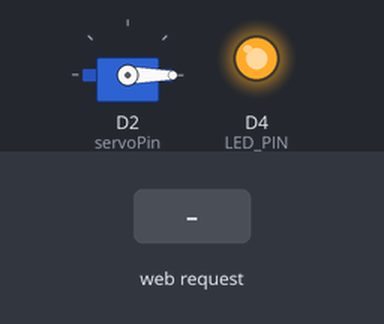
The sketch below on a simulated ESP8266 (NodeMCU). Parts: servo, output pins drawn as LEDs (lit = HIGH). The test bench sets the inputs (shaded band). WiFi joins after 1.5 s; servers stay silent unless stated; what the sketch prints to the serial monitor is not drawn.

Above: at 2.7 s.
2.8 s: HTTP request GET /open received
At 3.6 s:
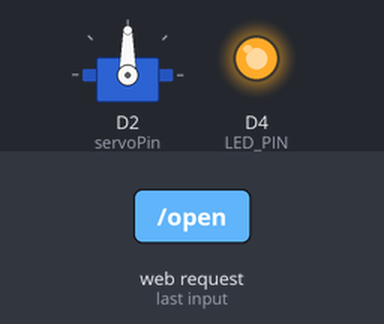
4.3 s: HTTP request GET /close received
At 4.8 s:
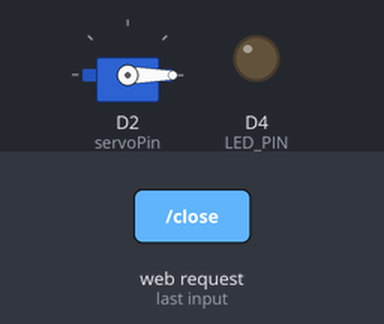
Timing chart, 0 to 7.3 s (numbered marks = the images above; inputs shaded):
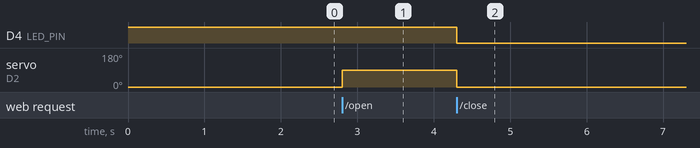

The sketch:

FaceRecognitionNodeMcuCode6thSem.ino
```cpp
#include <ESP8266WiFi.h>
#include <ESP8266WebServer.h>
#include <Servo.h>

// WiFi credentials
const char* ssid = "✨ɪт'ѕ мє иιℓ✨";
const char* password = "53459313";

// Create web server
ESP8266WebServer server(80);

// Servo setup
Servo doorLock;
const int servoPin = D2;  // NodeMCU D2 pin for servo control
const int LED_PIN = D4;   // Built-in LED for status indication

void setup() {
  Serial.begin(115200);

  // Initialize servo
  doorLock.attach(servoPin);
  doorLock.write(0);  // Initial position (locked)

  // Setup LED
  pinMode(LED_PIN, OUTPUT);
  digitalWrite(LED_PIN, HIGH);  // LED off initially

  // Connect to WiFi
  WiFi.begin(ssid, password);
  while (WiFi.status() != WL_CONNECTED) {
    delay(500);
    Serial.print(".");
  }

  Serial.println("");
  Serial.println("WiFi connected");
  Serial.println("IP address: ");
  Serial.println(WiFi.localIP());

  // Define API endpoints
  server.on("/open", HTTP_GET, handleDoorOpen);
  server.on("/close", HTTP_GET, handleDoorClose);
  server.on("/status", HTTP_GET, handleStatus);

  server.begin();
}

void loop() {
  server.handleClient();
}

// Handle door open request
void handleDoorOpen() {
  doorLock.write(90);  // Rotate servo to open position
  digitalWrite(LED_PIN, HIGH);  // LED on
  server.send(200, "application/json", "{\"status\":\"open\"}");
}


// Handle door close request
void handleDoorClose() {
  doorLock.write(0);  // Rotate servo to closed position
  digitalWrite(LED_PIN, LOW);  // LED off
  server.send(200, "application/json", "{\"status\":\"closed\"}");
}

// Handle status request
void handleStatus() {
  int position = doorLock.read();
  String status = (position > 45) ? "open" : "closed";
  server.send(200, "application/json", "{\"status\":\"" + status + "\"}");
}
```

Measured:
- after the input at 2.8 s, servo on D2 (servoPin): 0° → 90° at once
- after the input at 4.3 s, D4 (LED_PIN): HIGH → LOW at once; servo on D2 (servoPin): 90° → 0° at once
